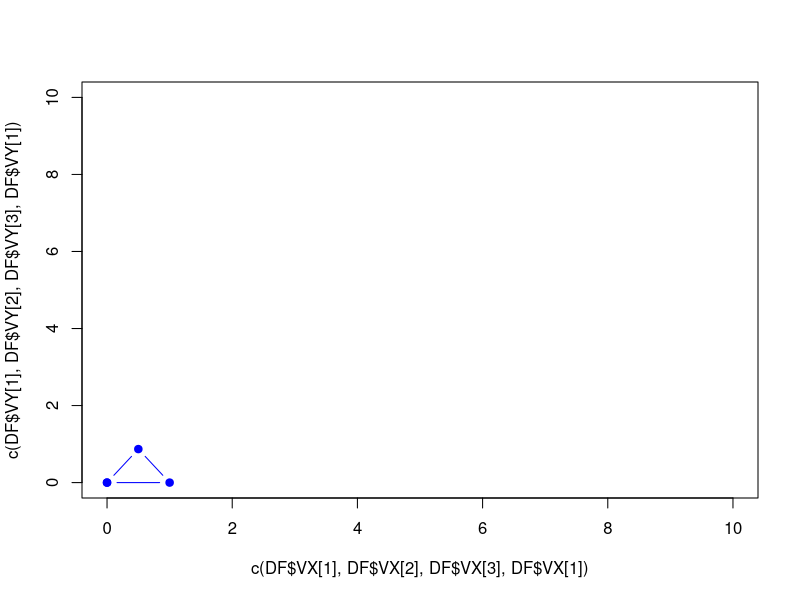

Source code (R): (Note: this script raises an error after producing the figure.)
# set up grid of x,y values for use in plotting
x = seq(0,10,1)
y = seq(0,10,1)

# define function to calculate response for simplex verticies
model2 = function(a,b){5.5 + 1.5*a + 0.6*b - 0.15*a^2 - 0.0254*b^2 - 0.0857*a*b}

# create data frame to store saved simplex information
# VX is vertex on x-axis; VY is vertex on y-axis; 
# VZ is response for simplex; STEPS is simplex number
VX = rep(NA,100)
VY = rep(NA,100)
VZ = rep(NA,100)
SIMPLEX = rep(NA,100)
DF = data.frame(SIMPLEX,VX,VY,VZ)

# values to define first simplex
a = 0
b = 0
sa = 1
sb = 1

# create temporary data frame to evaluate current simplex order them
# so that worst response is in first row
vx = c(a, a+sa, a + 0.5*sa)
vy = c(b, b, b + 0.87*sb)
vz = model2(vx,vy)
simplex = rep(1,3)
df = data.frame(simplex,vx,vy,vz)
df = df[order(df$vz),]

# fill first three rows of DF with this initial simplex
DF$SIMPLEX[1:3] = df$simplex
DF$VX[1:3] = df$vx
DF$VY[1:3] = df$vy
DF$VZ[1:3] = df$vz

# begin plot
plot(x = c(DF$VX[1], DF$VX[2], DF$VX[3], DF$VX[1]), 
     y = c(DF$VY[1], DF$VY[2], DF$VY[3], DF$VY[1]),
     type = "b", pch = 19, col = "blue",
     xlim = c(0,10), ylim = c(0,10))

# loop to (a) populate temporary dataframe, (b) reorder dataframe,
# (c) calculate new vertex and its response, (d) add three new 
# rows to DF for the new simplex
# for (i in 4:100){
  
  i = 4
  
# populate temporary dataframe
  vx = DF$VX[(i-3:i-1)]
  vy = DF$VY[(i-3:i-1)]
  vz = DF$VZ[(i-3:i-1)]
  simplex = rep((i-2),3)
  df = data.frame(simplex, vx, vy, vz)
  
# reorder temporary data frame by response with worst at top
df = df[order(df$vz),]

# calculate the new vertex and its response
vxnew = df$vx[2] + df$vx[2] - df$vx[1]
vynew = df$vy[2] + df$vy[2] - df$vx[1]
vznew = model2(vxnew, vynew)

# move new vertex and response into DF
DF$SIMPLEX = df$simplex
DF$VX[(i-3):(i-1)] = c(vxnew)
DF$VY[i] = vynew
DF$VZ[i] = vznew


# add to plot
lines(x = c(DF$VX[1], DF$VX[2], DF$VX[3]), 
     y = c(DF$VY[1], DF$VY[2], DF$VY[3]),
     type = "b", pch = 19, col = "blue",
     xlim = c(0,10), ylim = c(0,10))

# }




